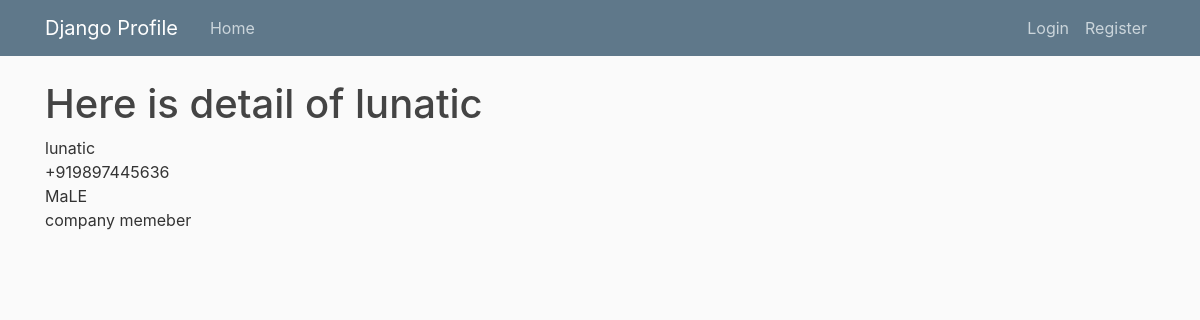
/44, run on the app's committed database.
### company/models.py (models this page shows, shortened)
class User(models.Model):
    email = models.EmailField()
    password = models.CharField(max_length=50)
    name = models.CharField(max_length=160)
    type = models.CharField(max_length=7, choices=TITLE_CHOICES, default='Manager')
    phone = PhoneNumberField(null=True)
    gender = models.CharField(max_length=6, default='Male', choices=user_sex)
    hobbies = models.CharField(max_length=250)
    profile_picture = models.ImageField(default='default.jpg', upload_to='profile_pics')
    class Meta:
        verbose_name_plural = 'User'

### company/views.py (the view)
# urls.py: path('<int:id>', views.member_detail, name='detail'),
def member_detail(request, id):
    instance = get_object_or_404(User, id=id)
    context = {
        'name': instance.name,
        'instance': instance,
    }
    return render(request, 'company/member_detail.html', context)

### company/templates/company/member_detail.html
{% extends "company/base.html" %}
{% load crispy_forms_tags %}
{% block content  %}
<h1>Here is detail of {{name}}</h1>
{{  instance.name  }}<br>
{{  instance.phone  }}<br>
{{  instance.gender  }}<br>
{{  instance.hobbies  }}<br>
{% endblock %}

### company/static/company/style.css (style rules this page uses)
body { background: #fafafa; color: #333333; margin-top: 5rem; }
h1, h2, h3, h4, h5, h6 { color: #444444; }

### data on the page
User: name "lunatic", phone "+919897445636", gender "MaLE", hobbies "company memeber"
